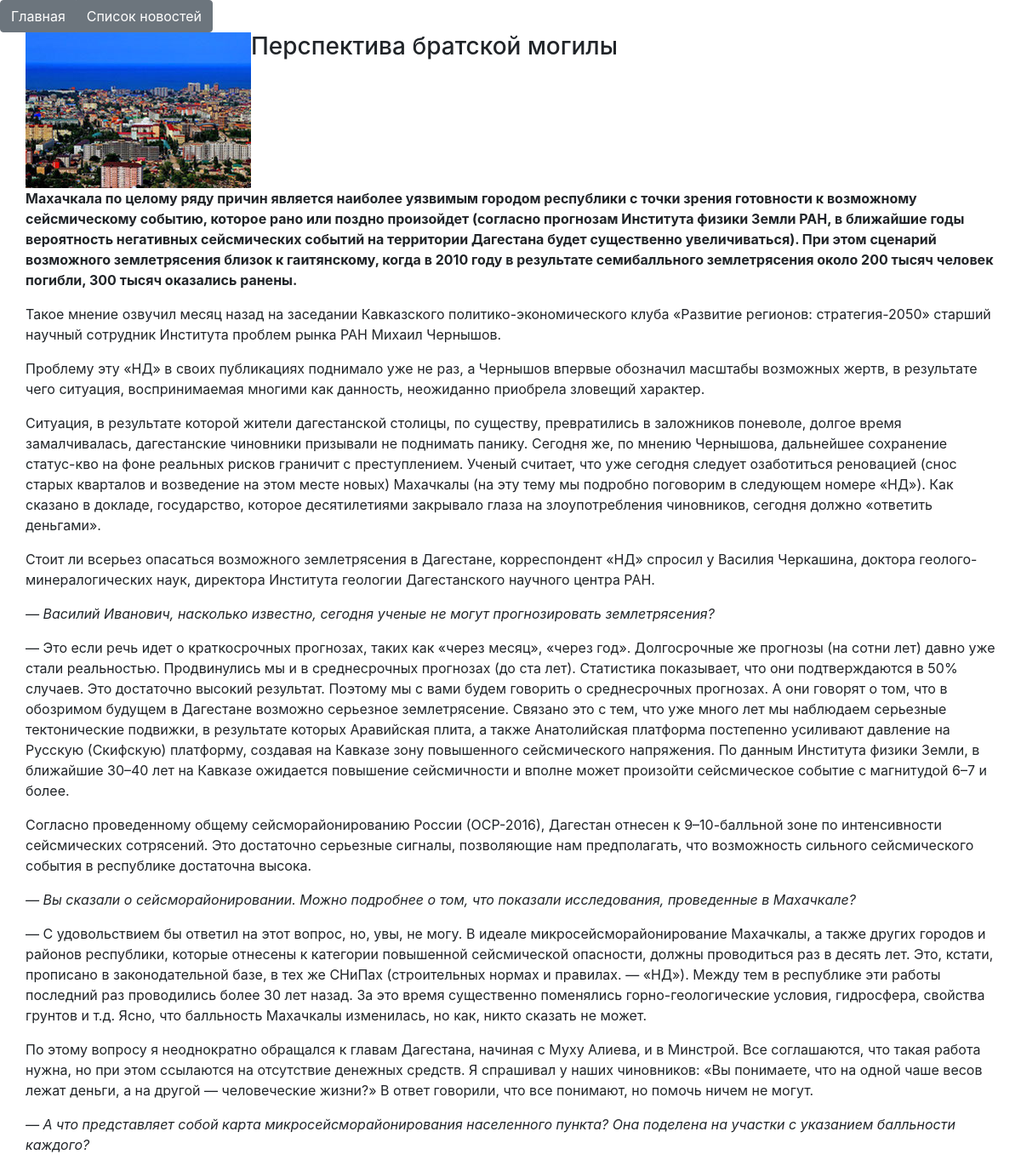
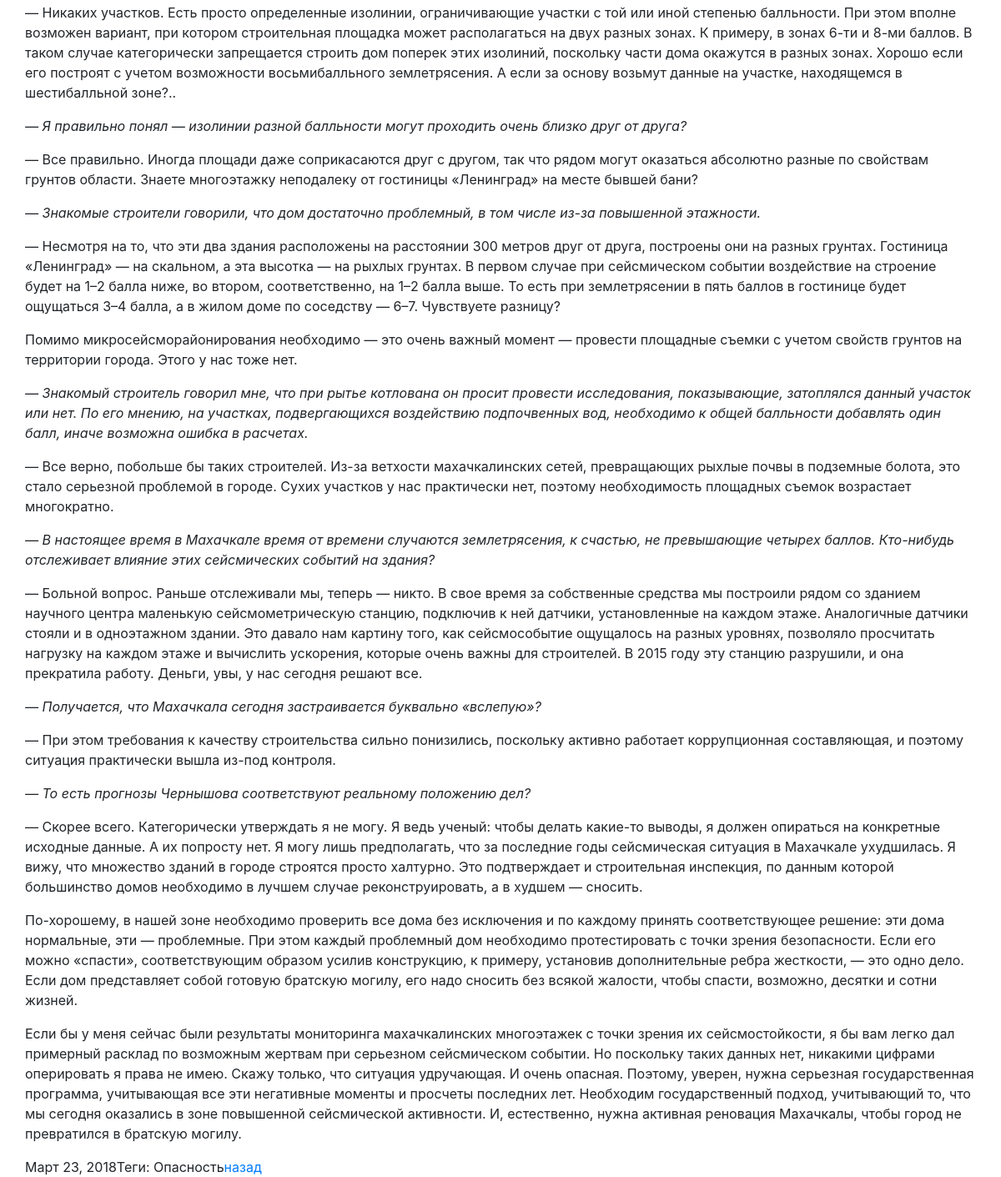
/news/6, run on the app's committed database (2 pictures, top to bottom).
### news/models.py (models this page shows, shortened)
class News(models.Model):
    name = models.CharField("Название", max_length=100)
    slug = models.SlugField("Слуг", max_length=50)
    date = models.DateField("Дата", default=now)
    img = models.ImageField("Изображение", upload_to='news', blank=True, null=True)
    content = RichTextUploadingField('Контент', default='Статья к новости еще не создана')
    tags = models.CharField("Теги", choices=Tags, blank=True, max_length=2)
    def get_img_url(self):
        if self.img:
            return self.img.url
        return ''

### news/views.py (the view)
# urls.py: path('news/<int:pk>', NewsDetailView.as_view(), name='detail'),
class NewsDetailView(DetailView):
    model = News
    template_name = 'article.html'
    context_object_name = 'article'

### templates/article.html (shortened to what this page needs)
<!DOCTYPE html>
<html lang="en">
<head>
    <link rel="stylesheet" href="https://maxcdn.bootstrapcdn.com/bootstrap/4.0.0/css/bootstrap.min.css">
</head>
<body>
    <div class="btn-group" role="group" aria-label="Menu">
        <a href='{% url "home" %}' class="btn btn-secondary">Главная</a>
        <a href='{% url "list" %}' class="btn btn-secondary">Список новостей</a>
    </div>
    <div class="container">
        <div class="row">
        <img src="{{ article.get_img_url }}" alt="фото новости">
        <h3>{{ article.name }}</h3>
        <div>{{ article.content|safe }}</div>
        <div>{{ article.date }}</div><br>
        <div>Теги: {{ article.get_tags_display }}</div>
        <div><a href="{% url 'list' %}">назад</a></div>
        </div>
    </div>
</body>
</html>

### data on the page
News: get_img_url (picture), name "Перспектива братской могилы", content "Махачкала по целому ряду причин является наиболее уязвимым городом республики с точки зрения готовности к возможному сейсмическому событию, которое рано или поздно произойдет (согласно прогнозам Института физики Земли РАН, в ближайшие годы вероятность негативных сейсмических событий на территории Дагестана будет существенно увеличиваться). При этом сценарий возможного землетрясения близок к гаитянскому, когда в 2010 году в результате семибалльного землетрясения около 200 тысяч человек погибли, 300 тысяч оказались ранены. Такое мнение озвучил месяц назад на заседании Кавказского политико-экономического клуба «Развитие регионов: стратегия-2050» старший научный сотрудник Института проблем…", date "Март 23, 2018", tags "Опасность"
